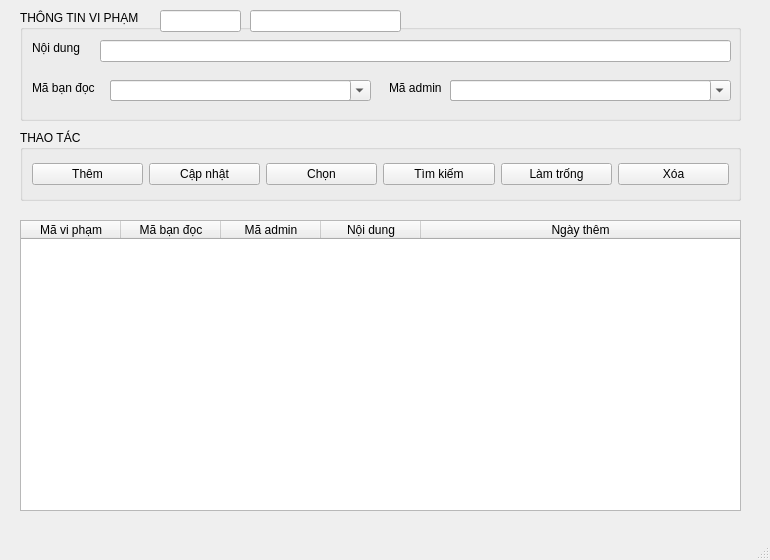
<?xml version="1.0" encoding="UTF-8"?>
<ui version="4.0">
 <class>ql_viphamWindow</class>
 <widget class="QMainWindow" name="ql_viphamWindow">
  <property name="geometry">
   <rect>
    <x>0</x>
    <y>0</y>
    <width>770</width>
    <height>560</height>
   </rect>
  </property>
  <property name="windowTitle">
   <string>Quản lý vi phạm</string>
  </property>
  <property name="windowIcon">
   <iconset>
    <normaloff>icon/book_2_24dp_FILL0_wght400_GRAD0_opsz24.svg</normaloff>icon/book_2_24dp_FILL0_wght400_GRAD0_opsz24.svg</iconset>
  </property>
  <widget class="QWidget" name="centralwidget">
   <widget class="QGroupBox" name="groupBox">
    <property name="geometry">
     <rect>
      <x>20</x>
      <y>10</y>
      <width>721</width>
      <height>111</height>
     </rect>
    </property>
    <property name="title">
     <string>THÔNG TIN VI PHẠM</string>
    </property>
    <widget class="QLabel" name="label">
     <property name="geometry">
      <rect>
       <x>12</x>
       <y>30</y>
       <width>50</width>
       <height>16</height>
      </rect>
     </property>
     <property name="text">
      <string>Nội dung</string>
     </property>
    </widget>
    <widget class="QLineEdit" name="noiDung_lineEdit">
     <property name="geometry">
      <rect>
       <x>80</x>
       <y>30</y>
       <width>631</width>
       <height>22</height>
      </rect>
     </property>
    </widget>
    <widget class="QLabel" name="label_2">
     <property name="geometry">
      <rect>
       <x>12</x>
       <y>70</y>
       <width>66</width>
       <height>16</height>
      </rect>
     </property>
     <property name="text">
      <string>Mã bạn đọc</string>
     </property>
    </widget>
    <widget class="QLineEdit" name="timBanDoc_lineEdit">
     <property name="geometry">
      <rect>
       <x>90</x>
       <y>70</y>
       <width>241</width>
       <height>21</height>
      </rect>
     </property>
    </widget>
    <widget class="QLabel" name="label_3">
     <property name="geometry">
      <rect>
       <x>369</x>
       <y>70</y>
       <width>56</width>
       <height>16</height>
      </rect>
     </property>
     <property name="text">
      <string>Mã admin</string>
     </property>
    </widget>
    <widget class="QLineEdit" name="timAdmin">
     <property name="geometry">
      <rect>
       <x>430</x>
       <y>70</y>
       <width>261</width>
       <height>21</height>
      </rect>
     </property>
    </widget>
    <widget class="QComboBox" name="maBanDoc_comboBox">
     <property name="geometry">
      <rect>
       <x>90</x>
       <y>70</y>
       <width>261</width>
       <height>21</height>
      </rect>
     </property>
    </widget>
    <widget class="QComboBox" name="maAdmin_comboBox">
     <property name="geometry">
      <rect>
       <x>430</x>
       <y>70</y>
       <width>281</width>
       <height>21</height>
      </rect>
     </property>
    </widget>
    <zorder>maAdmin_comboBox</zorder>
    <zorder>maBanDoc_comboBox</zorder>
    <zorder>label</zorder>
    <zorder>noiDung_lineEdit</zorder>
    <zorder>label_2</zorder>
    <zorder>timBanDoc_lineEdit</zorder>
    <zorder>label_3</zorder>
    <zorder>timAdmin</zorder>
   </widget>
   <widget class="QGroupBox" name="groupBox_2">
    <property name="geometry">
     <rect>
      <x>20</x>
      <y>130</y>
      <width>721</width>
      <height>71</height>
     </rect>
    </property>
    <property name="title">
     <string>THAO TÁC</string>
    </property>
    <layout class="QGridLayout" name="gridLayout_2">
     <item row="0" column="0">
      <widget class="QPushButton" name="them_pushButton">
       <property name="text">
        <string>Thêm</string>
       </property>
       <property name="icon">
        <iconset>
         <normaloff>icon/add_circle_24dp_FILL0_wght400_GRAD0_opsz24.svg</normaloff>icon/add_circle_24dp_FILL0_wght400_GRAD0_opsz24.svg</iconset>
       </property>
      </widget>
     </item>
     <item row="0" column="1">
      <widget class="QPushButton" name="capNhat_pushButton">
       <property name="text">
        <string>Cập nhật</string>
       </property>
       <property name="icon">
        <iconset>
         <normaloff>icon/sync_24dp_FILL0_wght400_GRAD0_opsz24.svg</normaloff>icon/sync_24dp_FILL0_wght400_GRAD0_opsz24.svg</iconset>
       </property>
      </widget>
     </item>
     <item row="0" column="2">
      <widget class="QPushButton" name="chon_pushButton">
       <property name="text">
        <string>Chọn</string>
       </property>
       <property name="icon">
        <iconset>
         <normaloff>icon/check_box_24dp_FILL0_wght400_GRAD0_opsz24.svg</normaloff>icon/check_box_24dp_FILL0_wght400_GRAD0_opsz24.svg</iconset>
       </property>
      </widget>
     </item>
     <item row="0" column="3">
      <widget class="QPushButton" name="timKiem_pushButton">
       <property name="text">
        <string>Tìm kiếm</string>
       </property>
       <property name="icon">
        <iconset>
         <normaloff>icon/search_24dp_FILL0_wght400_GRAD0_opsz24.svg</normaloff>icon/search_24dp_FILL0_wght400_GRAD0_opsz24.svg</iconset>
       </property>
      </widget>
     </item>
     <item row="0" column="4">
      <widget class="QPushButton" name="clear_pushButton">
       <property name="text">
        <string>Làm trống</string>
       </property>
       <property name="icon">
        <iconset>
         <normaloff>icon/backspace_24dp_FILL0_wght400_GRAD0_opsz24.svg</normaloff>icon/backspace_24dp_FILL0_wght400_GRAD0_opsz24.svg</iconset>
       </property>
      </widget>
     </item>
     <item row="0" column="5">
      <widget class="QPushButton" name="xoa_pushButton">
       <property name="text">
        <string>Xóa</string>
       </property>
       <property name="icon">
        <iconset>
         <normaloff>icon/delete_24dp_FILL0_wght400_GRAD0_opsz24.svg</normaloff>icon/delete_24dp_FILL0_wght400_GRAD0_opsz24.svg</iconset>
       </property>
      </widget>
     </item>
    </layout>
   </widget>
   <widget class="QTableWidget" name="tableWidget">
    <property name="geometry">
     <rect>
      <x>20</x>
      <y>220</y>
      <width>721</width>
      <height>291</height>
     </rect>
    </property>
    <property name="focusPolicy">
     <enum>Qt::NoFocus</enum>
    </property>
    <property name="showGrid">
     <bool>false</bool>
    </property>
    <attribute name="horizontalHeaderStretchLastSection">
     <bool>true</bool>
    </attribute>
    <attribute name="verticalHeaderVisible">
     <bool>false</bool>
    </attribute>
    <column>
     <property name="text">
      <string>Mã vi phạm</string>
     </property>
    </column>
    <column>
     <property name="text">
      <string>Mã bạn đọc</string>
     </property>
    </column>
    <column>
     <property name="text">
      <string>Mã admin</string>
     </property>
    </column>
    <column>
     <property name="text">
      <string>Nội dung</string>
     </property>
    </column>
    <column>
     <property name="text">
      <string>Ngày thêm</string>
     </property>
    </column>
   </widget>
   <widget class="QLineEdit" name="maRow">
    <property name="geometry">
     <rect>
      <x>160</x>
      <y>10</y>
      <width>81</width>
      <height>22</height>
     </rect>
    </property>
    <property name="styleSheet">
     <string notr="true"/>
    </property>
    <property name="text">
     <string/>
    </property>
    <property name="readOnly">
     <bool>true</bool>
    </property>
   </widget>
   <widget class="QLineEdit" name="soLuongRow">
    <property name="geometry">
     <rect>
      <x>250</x>
      <y>10</y>
      <width>151</width>
      <height>22</height>
     </rect>
    </property>
    <property name="styleSheet">
     <string notr="true"/>
    </property>
    <property name="text">
     <string/>
    </property>
    <property name="readOnly">
     <bool>true</bool>
    </property>
   </widget>
  </widget>
  <widget class="QMenuBar" name="menubar">
   <property name="geometry">
    <rect>
     <x>0</x>
     <y>0</y>
     <width>770</width>
     <height>26</height>
    </rect>
   </property>
  </widget>
  <widget class="QStatusBar" name="statusbar"/>
 </widget>
 <resources/>
 <connections/>
</ui>
